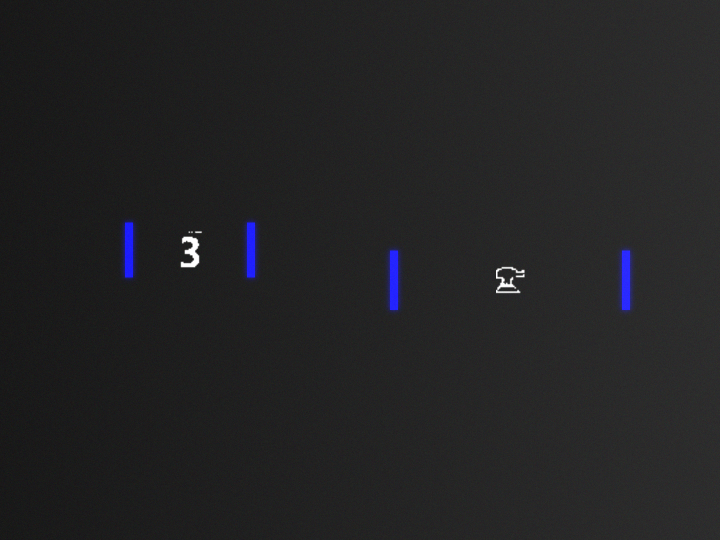
#> input picture tests/data/synth_dual_3_7_blue.png, 1440 x 1080 px, given as the content of the folder ver/coding/learn/RMVtrainingHomework/train_cls/dataset/val/1, which was not available (shown at 1/2 size)
$ python gen_synth_armor.py
#> lines starting #> are read from the running program, lines starting #| are printed output that depends on the picture; pictures that were not available may be replaced by others from this repository, and a replacement may not be noted
"""生成合成装甲板测试图（tests/data/*.png），用于在没有相机/实车时调试 armor_detect。

原理：按 装甲板尺寸.txt 的比例（小 135x57mm，大 230x57mm）画两根发光灯条，
并把数据集里的数字贴纸裁片贴到中间。场景加梯度背景和噪声，模拟真实画面。

用法:  python3 tools/gen_synth_armor.py
说明:  数字裁片取自 RMVtrainingHomework/train_cls/dataset/val/（只读）；
       生成物写入 RMVtraining/tests/data/，随作业离线提交。
"""
import sys
from pathlib import Path

import cv2
import numpy as np

REPO = Path(__file__).resolve().parent.parent
DIGIT_SRC = Path("/home/oliver/coding/learn/RMVtrainingHomework/train_cls/dataset/val")
OUT_DIR = REPO / "tests" / "data"

W, H = 1440, 1080
RED = (0, 0, 255)   # BGR
BLUE = (255, 0, 0)

rng = np.random.default_rng(7)


def make_background() -> np.ndarray:
    """深色渐变背景 + 高斯噪声。"""
    base = np.linspace(25, 45, W, dtype=np.float32)[None, :, None]
    img = np.repeat(base, H, axis=0)
    img = np.repeat(img, 3, axis=2)
    img += rng.normal(0.0, 4.0, img.shape).astype(np.float32)
    return img


def draw_bar(img: np.ndarray, cx: int, cy: int, w: int, h: int, color) -> None:
    """画一根灯条：亮芯 + 外发光。"""
    x0, y0 = cx - w // 2, cy - h // 2
    core = np.zeros_like(img)
    core[y0:y0 + h, x0:x0 + w] = color
    halo = cv2.GaussianBlur(core, (0, 0), sigmaX=6, sigmaY=6)
    img += halo * 0.7
    img += core


def paste_digit(img: np.ndarray, center_x: int, center_y: int, target_h: int, cls: str) -> None:
    """把数据集中的数字裁片按高度 target_h 贴到指定中心。"""
#> called with center_x = 720, center_y = 540, target_h = 86
    files = sorted((DIGIT_SRC / cls).glob("*.png"))
    crop = cv2.imread(str(files[len(files) // 2]), cv2.IMREAD_GRAYSCALE)
#> crop: shape (1080, 1440); min 12, max 255, mean 34.5
    ch, cw = crop.shape
#> ch = 1080; cw = 1440
    scale = target_h / ch
#> scale = 0.0796
    resized = cv2.resize(crop, (max(1, int(cw * scale)), target_h), interpolation=cv2.INTER_LINEAR)
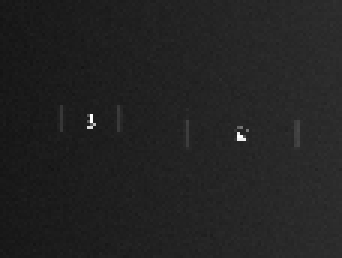
#> resized: shape (86, 114) (shown 3 times larger); min 20, max 255, mean 34.3
    h, w = resized.shape
#> h = 86; w = 114
    x0, y0 = center_x - w // 2, center_y - h // 2
#> x0 = 663; y0 = 497
    bgr = cv2.cvtColor(resized, cv2.COLOR_GRAY2BGR).astype(np.float32)
    img[y0:y0 + h, x0:x0 + w] += bgr
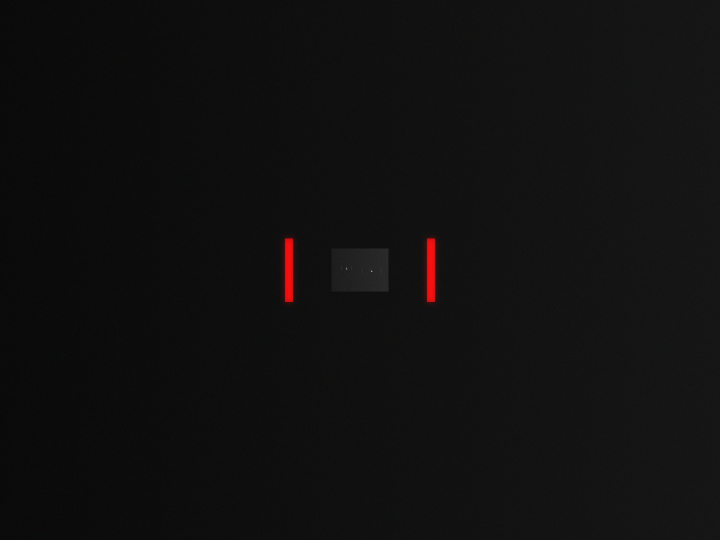
#> img: shape (1080, 1440, 3) float32 (shown at 1/2 size); mean of channels 0, 1, 2 35.2, 35.2, 36.3; drawn with min black and max white


def draw_armor(img: np.ndarray, center_x: int, center_y: int, outer_w: int, plate_h: int,
               bar_w: int, color, digit_cls: str | None) -> None:
    """画一块装甲板：两灯条 + 中间数字。outer_w 为两灯条外缘间距（≈ 装甲板宽度）。

    比例来自 装甲板尺寸.txt：小 135x57（W/H=2.37），大 230x57（W/H=4.04）。
    """
    half = (outer_w - bar_w) // 2
    draw_bar(img, center_x - half, center_y, bar_w, plate_h, color)
    draw_bar(img, center_x + half, center_y, bar_w, plate_h, color)
    if digit_cls is not None:
        inner_w = outer_w - 2 * bar_w
        paste_digit(img, center_x, center_y, int(plate_h * 0.68), digit_cls)
    return


def finish(img: np.ndarray, path: Path) -> None:
    out = np.clip(img, 0, 255).astype(np.uint8)
    cv2.imwrite(str(path), out)
    print("saved", path.relative_to(REPO))


def main() -> int:
    OUT_DIR.mkdir(parents=True, exist_ok=True)

    def plate_h_for(outer_w: int) -> int:
        # 采样：小装甲 300px 宽 → 高 300/2.37≈127；大装甲 560px 宽 → 高 560/4.04≈139（取整后同高）
        return int(round(outer_w / (2.37 if outer_w < 400 else 4.04)))

    # 1. 小装甲，数字 1，攻击红方
    img = make_background()
    w = 300
    draw_armor(img, 720, 540, w, plate_h_for(w), 16, RED, "1")
    finish(img, OUT_DIR / "synth_small_1.png")

    # 2. 大装甲，数字 5
    img = make_background()
    w = 560
    draw_armor(img, 720, 540, w, plate_h_for(w), 16, RED, "5")
    finish(img, OUT_DIR / "synth_large_5.png")

    # 3. 双目标：小装甲（3）+ 大装甲（7），蓝色灯条
    img = make_background()
    w1, w2 = 260, 480
    draw_armor(img, 380, 500, w1, plate_h_for(w1), 16, BLUE, "3")
    draw_armor(img, 1020, 560, w2, plate_h_for(w2), 16, BLUE, "7guard")
    finish(img, OUT_DIR / "synth_dual_3_7_blue.png")

    # 4. 倾斜 12 度（整个画面旋转，模拟相机滚转）
    img = make_background()
    w = 300
    draw_armor(img, 720, 540, w, plate_h_for(w), 16, RED, "2")
    upright = np.clip(img, 0, 255).astype(np.uint8)
    m = cv2.getRotationMatrix2D((W / 2, H / 2), 12.0, 1.0)
    rotated = cv2.warpAffine(upright, m, (W, H), borderValue=(35, 35, 35))
    img = rotated.astype(np.float32) + rng.normal(0.0, 3.0, rotated.shape)
    finish(img, OUT_DIR / "synth_tilted_2.png")

    # 5. 假数字：配对成立，但中间贴的是 9neg 噪声 → 应被分类器拒绝
    img = make_background()
    w = 300
    draw_armor(img, 720, 540, w, plate_h_for(w), 16, RED, "9neg")
    finish(img, OUT_DIR / "synth_fake_number.png")

    # 6. 空场景：无灯条（只有几个杂乱亮点）→ 应无检测
    img = make_background()
    for _ in range(12):
        x, y = rng.integers(60, W - 60), rng.integers(60, H - 60)
        s = rng.integers(3, 10)
        img[y - s:y + s, x - s:x + s] += 180
    finish(img, OUT_DIR / "synth_negative.png")
#> in finish (call 6), `cv2.imwrite(str(path), out)`:
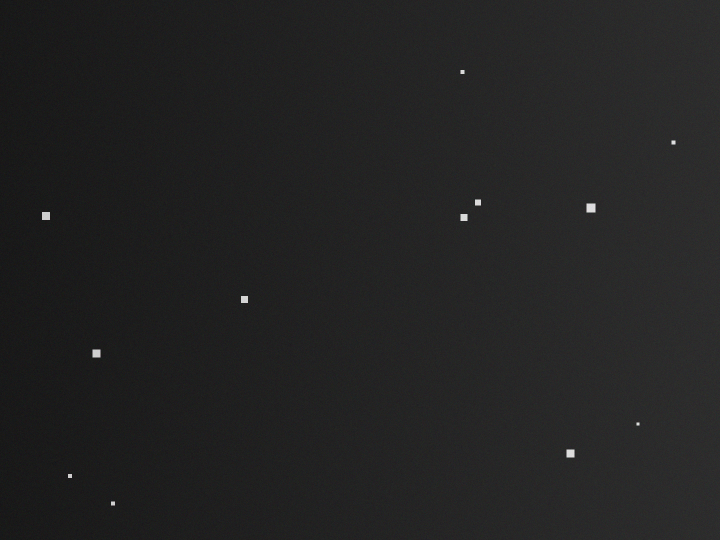
#> saved as synth_negative.png: shape (1080, 1440, 3) (shown at 1/2 size); mean B, G, R 34.7, 34.7, 34.7

    return 0


if __name__ == "__main__":
    sys.exit(main())
#> (the program exits here)
